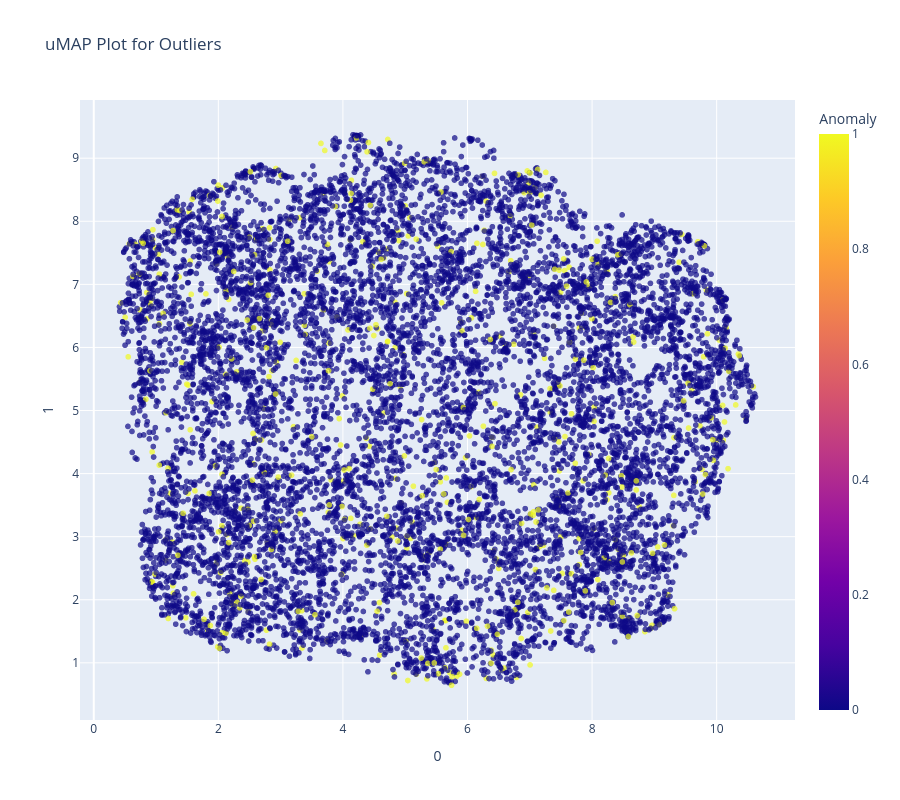

The notebook cell saved with this chart:
### Code cell
s.plot_model(iforest, plot="umap")

### Figure 1 — Plotly figure (JSON) as saved in the notebook; plotly's stock layout.template omitted (floating-point values rounded to 4 significant figures; data arrays with more than 128 entries replaced by an {"elided": "..."} marker saying what was removed)
{"data": [{"customdata": {"elided": "10000x1 float values"}, "hovertemplate": "0=%{x}<br>1=%{y}<br>Feature=%{customdata[0]}<br>Anomaly=%{marker.color}<extra></extra>", "legendgroup": "", "marker": {"color": {"elided": "10000 int values"}, "coloraxis": "coloraxis", "opacity": 0.7, "symbol": "circle"}, "mode": "markers", "name": "", "showlegend": false, "type": "scattergl", "x": {"elided": "10000 float values"}, "xaxis": "x", "y": {"elided": "10000 float values"}, "yaxis": "y"}], "layout": {"coloraxis": {"colorbar": {"title": {"text": "Anomaly"}}, "colorscale": [[0, "#0d0887"], [0.1111, "#46039f"], [0.2222, "#7201a8"], [0.3333, "#9c179e"], [0.4444, "#bd3786"], [0.5556, "#d8576b"], [0.6667, "#ed7953"], [0.7778, "#fb9f3a"], [0.8889, "#fdca26"], [1, "#f0f921"]]}, "height": 800, "legend": {"tracegroupgap": 0}, "title": {"text": "uMAP Plot for Outliers"}, "width": 900, "xaxis": {"anchor": "y", "domain": [0, 1], "title": {"text": "0"}}, "yaxis": {"anchor": "x", "domain": [0, 1], "title": {"text": "1"}}}}
